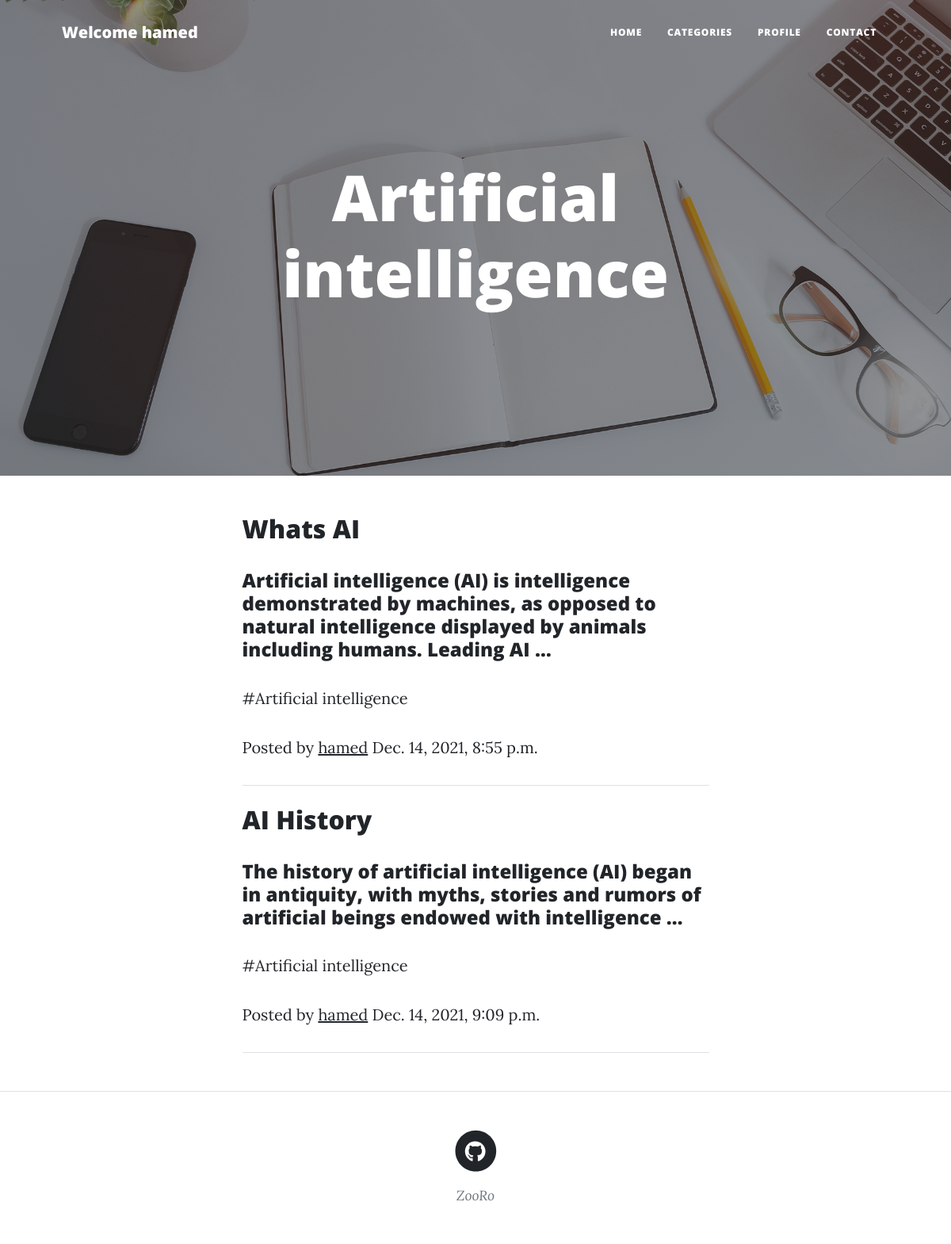
Screenshot of /category/artificial-intelligence/ (signed in) with the database file from the repository.
### blog/models.py (models this page shows, shortened)
class Category(models.Model):
    title = models.CharField(max_length=50)
    slug = models.SlugField(max_length=60, unique=True)
    cover = models.ImageField(upload_to="media/categoryCover", blank=True, null=True)
    status = models.BooleanField(default=True)
    position = models.IntegerField()
    def __str__(self):
        return self.title

class Article(models.Model):
    STATUS_CHOICE = (
        ('p', 'publish'),
        ('d', 'draft'),
    )
    author = models.ForeignKey(User, null=True, on_delete=models.SET_NULL, related_name='articles')
    title = models.CharField(max_length=50)
    slug = models.SlugField(max_length=60, unique=True)
    content = models.TextField()
    cover = models.ImageField(upload_to="articleCover")
    created_at = models.DateTimeField(auto_now_add=True)
    updated = models.DateTimeField(auto_now=True)
    publish = models.DateTimeField(default=timezone.now)
    category = models.ManyToManyField(Category, related_name='articles')
    status = models.CharField(max_length=1, choices=STATUS_CHOICE)

### blog/views.py (the view)
# urls.py: path('category/<slug:slug>/', CategoryView.as_view(), name="categoryDetail"),
class CategoryView(generic.DetailView):
    template_name = 'blog/Category_detail.html'
    def get_object(self, queryset=None):
        slug = self.kwargs.get('slug')
        return get_object_or_404(Category.objects.filter(status=True), slug=slug)
    context_object_name = 'category'

### blog/templatetags/base_tag.py (called while the page is built)
@register.simple_tag
def title(t="Project"):
    return t

### blog/templates/blog/Category_detail.html
{% extends 'base.html' %}
{% load static %}
{% block main %}
        <header class="masthead" style="background-image: url({% static 'blog/assets/img/home-bg.jpg' %})">
            <div class="container position-relative px-4 px-lg-5">
                <div class="row gx-4 gx-lg-5 justify-content-center">
                    <div class="col-md-10 col-lg-8 col-xl-7">
                        <div class="site-heading">
                            <h1>{{category.title}}</h1>
                        </div>
                    </div>
                </div>
            </div>
        </header>
        <article class="mb-4">
            <div class="container px-4 px-lg-5">
                <div class="row gx-4 gx-lg-5 justify-content-center">
                    <div class="col-md-10 col-lg-8 col-xl-7">
                        {% for article in  category.articles.all %}
                            <a href="{% url 'blog:post' article.slug %}">
                                <h2 class="post-title">{{article.title}}</h2>
                                <h4 class="post-subtitle">{{article.content | linebreaks | truncatewords:20}}</h4>
                            </a>
                            {% for cat in  article.category.all %}
                                <a href="#">#{{ cat }}</a>
                            {% endfor %}
                            <p class="post-meta">
                                Posted by
                                <a href="#!">{{article.author}}</a>
                                {{article.publish}}
                            </p>
                            <hr class="my-4" />
                        {% endfor %}
                    </div>
                </div>
            </div>
        </article>
{% endblock %}

### templates/base.html (shortened to what this page needs)
{% load static %}
{% load base_tag %}
<html lang="en">
    <head>
        <link href="{% static 'blog/css/styles.css' %}" rel="stylesheet" />
    </head>
    <body>
        <nav class="navbar navbar-expand-lg navbar-light" id="mainNav">
            <div class="container px-4 px-lg-5">
                {% if request.user.is_authenticated %}
                    {% if request.user.is_staff %}
                        <a class="navbar-brand" href="{% url 'accounts:home' %}">Welcome {{user.username}}</a>
                    {% else %}
                        <a class="navbar-brand" href="{% url 'accounts:logout' %}">Log Out</a>
                    {% endif %}
                {% else %}
                    <a class="navbar-brand" href="{% url 'blog:home' %}">{% title 'Blog' %}</a>
                {% endif %}
                <div class="collapse navbar-collapse" id="navbarResponsive">
                    <ul class="navbar-nav ms-auto py-4 py-lg-0">
                        <li class="nav-item"><a class="nav-link px-lg-3 py-3 py-lg-4" href="{% url 'blog:home' %}">Home</a></li>
                        <li class="nav-item"><a class="nav-link px-lg-3 py-3 py-lg-4" href="{% url 'blog:category' %}">Categories</a></li>
                        {% if request.user.is_authenticated %}
                            {% if request.user.is_staff %}
                                <li class="nav-item"><a class="nav-link px-lg-3 py-3 py-lg-4" href="{% url 'accounts:home' %}">Profile</a></li>
                            {% else %}
                                <li class="nav-item"><a class="nav-link px-lg-3 py-3 py-lg-4" href="{% url 'blog:home' %}">About</a></li>
                            {% endif %}
                        {% else %}
                            <li class="nav-item"><a class="nav-link px-lg-3 py-3 py-lg-4" href="{% url 'accounts:home' %}">Log in</a></li>
                        {% endif %}
                        <li class="nav-item"><a class="nav-link px-lg-3 py-3 py-lg-4" href="{% url 'blog:contact' %}">Contact</a></li>
                    </ul>
                </div>
            </div>
        </nav>
        {% block main %}
        {% endblock %}
        <footer class="border-top">
            <div class="container px-4 px-lg-5">
                <div class="row gx-4 gx-lg-5 justify-content-center">
                    <div class="col-md-10 col-lg-8 col-xl-7">
                        <ul class="list-inline text-center">
                            <li class="list-inline-item">
                                <a href="https://github.com/mohammadh1380" target="_blank">
                                    <span class="fa-stack fa-lg">
                                        <i class="fas fa-circle fa-stack-2x"></i>
                                        <i class="fab fa-github fa-stack-1x fa-inverse"></i>
                                    </span>
                                </a>
                            </li>
                        </ul>
                        <div class="small text-center text-muted fst-italic">ZooRo</div>
                    </div>
                </div>
            </div>
        </footer>
    </body>
</html>

### rows the page displays
Category: title "Artificial intelligence"
Article: title "Whats AI", content "Artificial intelligence (AI) is intelligence demonstrated by machines, as opposed to natural intelligence displayed by animals including humans. Leading AI …", author "hamed", publish "Dec. 14, 2021, 8:55 p.m."
Article: title "AI History", content "The history of artificial intelligence (AI) began in antiquity, with myths, stories and rumors of artificial beings endowed with intelligence …", author "hamed", publish "Dec. 14, 2021, 9:09 p.m."

### other values shown
{{ user.username }} "hamed"
